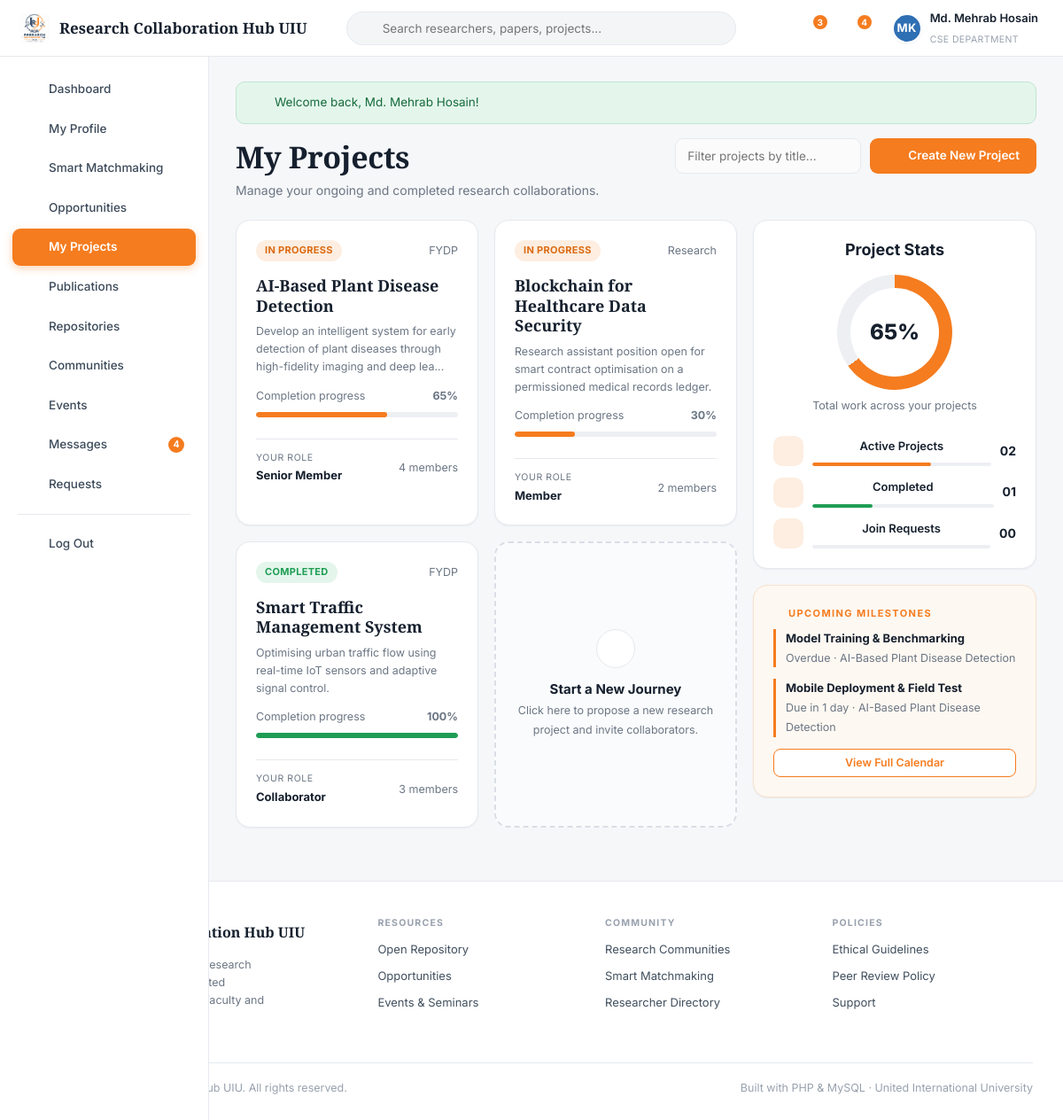
Screenshot of /projects.php (signed in) with the database file from the repository.
### tables this page shows
CREATE TABLE `users` (
  `id`                INT AUTO_INCREMENT PRIMARY KEY,
  `first_name`        VARCHAR(60)  NOT NULL,
  `last_name`         VARCHAR(60)  NOT NULL,
  `email`             VARCHAR(150) NOT NULL UNIQUE,
  `password`          VARCHAR(255) NOT NULL,
  `role`              ENUM('student','faculty','admin') NOT NULL DEFAULT 'student',
  `researcher_type`   ENUM('student_academic','corporate','gov_ngo','medical','non_researcher') DEFAULT 'student_academic',
  `department`        VARCHAR(100) DEFAULT NULL,
  `university`        VARCHAR(150) DEFAULT 'United International University',
  `designation`       VARCHAR(120) DEFAULT NULL,
  `trimester`         VARCHAR(30)  DEFAULT NULL,
  `student_id`        VARCHAR(30)  DEFAULT NULL,
  `cgpa`              DECIMAL(3,2) DEFAULT NULL,
  `bio`               TEXT         DEFAULT NULL,
  `avatar`            VARCHAR(255) DEFAULT NULL,
  `cover`             VARCHAR(255) DEFAULT NULL,
  `phone`             VARCHAR(40)  DEFAULT NULL,
  `city`              VARCHAR(80)  DEFAULT 'Dhaka',
  `linkedin`          VARCHAR(200) DEFAULT NULL,
  `orcid`             VARCHAR(60)  DEFAULT NULL,
  `website`           VARCHAR(200) DEFAULT NULL,
  `availability`      VARCHAR(60)  DEFAULT NULL,
  `preferred_team`    VARCHAR(40)  DEFAULT NULL,
  `open_to_collab`    TINYINT(1)   NOT NULL DEFAULT 1,
  `status`            ENUM('active','suspended') NOT NULL DEFAULT 'active',
  `created_at`        DATETIME     NOT NULL DEFAULT CURRENT_TIMESTAMP
);

CREATE TABLE `projects` (
  `id`               INT AUTO_INCREMENT PRIMARY KEY,
  `owner_id`         INT NOT NULL,
  `title`            VARCHAR(200) NOT NULL,
  `summary`          VARCHAR(400) DEFAULT NULL,
  `description`      TEXT         DEFAULT NULL,
  `objectives`       TEXT         DEFAULT NULL,
  `project_type`     ENUM('FYDP','Thesis','RA','Research','Lab Work') NOT NULL DEFAULT 'Research',
  `status`           ENUM('pending','in_progress','completed') NOT NULL DEFAULT 'in_progress',
  `is_open`          TINYINT(1)   NOT NULL DEFAULT 1,
  `required_members` VARCHAR(30)  DEFAULT '2-3',
  `deadline`         DATE         DEFAULT NULL,
  `progress`         INT          NOT NULL DEFAULT 0,
  `created_at`       DATETIME     NOT NULL DEFAULT CURRENT_TIMESTAMP,
  FOREIGN KEY (`owner_id`) REFERENCES `users`(`id`) ON DELETE CASCADE
);

CREATE TABLE `milestones` (
  `id`          INT AUTO_INCREMENT PRIMARY KEY,
  `project_id`  INT NOT NULL,
  `title`       VARCHAR(200) NOT NULL,
  `description` TEXT DEFAULT NULL,
  `status`      ENUM('completed','in_progress','upcoming') NOT NULL DEFAULT 'upcoming',
  `progress`    INT NOT NULL DEFAULT 0,
  `due_date`    DATE DEFAULT NULL,
  FOREIGN KEY (`project_id`) REFERENCES `projects`(`id`) ON DELETE CASCADE
);

### projects.php (the view, shortened to what the rows shown need)
<?php
$me  = currentUser();
$uid = (int)$me['id'];
$projects = fetchAll(
    'SELECT p.*, pm.member_role,
            (SELECT COUNT(*) FROM project_members m WHERE m.project_id = p.id) AS members
     FROM projects p JOIN project_members pm ON pm.project_id = p.id
     WHERE pm.user_id = ? ORDER BY FIELD(p.status,"in_progress","pending","completed"), p.created_at DESC',
    [$uid]);
$milestones = fetchAll(
    'SELECT m.*, p.title AS project_title FROM milestones m
     JOIN projects p ON p.id = m.project_id
     JOIN project_members pm ON pm.project_id = p.id
     WHERE pm.user_id = ? AND m.status <> "completed" AND m.due_date IS NOT NULL
     ORDER BY m.due_date LIMIT 3', [$uid]);
require_once ROOT_PATH . '/includes/header.php';
?>
<div class="page-head">
  <div>
    <h1>My Projects</h1>
  </div>
</div>
<div class="layout-main-side">
  <div>
    <?php if (!$projects): ?>
      <div class="empty">
        <h3>You are not on any project yet</h3>
        <p class="mb-2">Start your own research project, or apply to an open opportunity.</p>
        <a class="btn btn-primary btn-sm" href="<?= url('project_form.php') ?>">Create a project</a>
        <a class="btn btn-outline btn-sm" href="<?= url('opportunities.php') ?>">Browse opportunities</a>
      </div>
    <?php else: ?>
      <div class="grid grid-2">
        <?php foreach ($projects as $p): ?>
          <div class="card card-hover project-card">
            <div class="flex-between mb-2">
              <span class="badge badge-<?= e($p['status']) ?>"><?= e(statusLabel($p['status'])) ?></span>
              <span class="muted-sm"><?= e($p['project_type']) ?></span>
            </div>
            <h3 style="font-family:var(--serif);font-size:18px;margin-bottom:8px">
              <a href="<?= url('project.php?id=' . (int)$p['id']) ?>" style="color:inherit"><?= e($p['title']) ?></a>
            </h3>
            <p class="muted-sm" style="min-height:42px"><?= e(excerpt($p['summary'], 110)) ?></p>
            <div class="flex-between muted-sm mb-1">
              <span>Completion progress</span><strong><?= (int)$p['progress'] ?>%</strong>
            </div>
            <div class="progress <?= $p['status'] === 'completed' ? 'progress-green' : '' ?>">
              <span style="width:<?= (int)$p['progress'] ?>%"></span>
            </div>
            <div class="flex-between mt-3" style="border-top:1px solid var(--line);padding-top:13px">
              <span>
                <span class="muted-sm" style="display:block;font-size:10.5px;letter-spacing:.6px;text-transform:uppercase">Your role</span>
                <strong style="font-size:13px"><?= e($p['member_role']) ?></strong>
              </span>
              <span class="muted-sm"><?= icon('users', 13) ?> <?= (int)$p['members'] ?> members</span>
            </div>
          </div>
        <?php endforeach; ?>
      </div>
    <?php endif; ?>
  </div>
  <div class="flex-col" style="gap:18px">
    <div class="card" style="background:#FEF8F2;border-color:#F6E2CC">
      <?php if (!$milestones): ?>
        <p class="muted-sm mb-0">No milestones due. Add some inside a project workspace.</p>
      <?php else: foreach ($milestones as $m):
              $days = (int)ceil((strtotime($m['due_date']) - time()) / 86400); ?>
        <div style="border-left:3px solid var(--orange);padding-left:11px;margin-bottom:13px">
          <strong style="font-size:13px;display:block"><?= e($m['title']) ?></strong>
          <span class="muted-sm">
            <?= $days < 0 ? 'Overdue' : ($days === 0 ? 'Due today' : 'Due in ' . $days . ' day' . ($days === 1 ? '' : 's')) ?>
            &middot; <?= e($m['project_title']) ?>
          </span>
        </div>
      <?php endforeach; endif; ?>
    </div>
  </div>
</div>
<?php require_once ROOT_PATH . '/includes/footer.php'; ?>

### includes/header.php (shortened to what the rows shown need)
<?php
require_once ROOT_PATH . '/includes/icons.php';
$layout    = $layout    ?? (isLoggedIn() ? 'app' : 'public');
$me        = currentUser();
?>
<!DOCTYPE html>
<html lang="en">
<head>
<link rel="stylesheet" href="<?= url('assets/css/style.css') ?>">
</head>
<body class="layout-<?= e($layout) ?>">
<?php if ($layout === 'app'): ?>
<header class="topbar">
  <button class="icon-btn menu-toggle" id="menuToggle" aria-label="Toggle menu"><?= icon('menu', 20) ?></button>
  <a class="brand" href="<?= url('dashboard.php') ?>">
    <img src="<?= url('assets/img/logo.jpg') ?>" alt="Logo">
    <span class="brand-name"><?= e(SITE_NAME) ?></span>
  </a>
  <form class="topsearch" action="<?= url('search.php') ?>" method="get" role="search">
    <span class="ico"><?= icon('search', 16) ?></span>
    <input type="search" name="q" placeholder="Search researchers, papers, projects..."
           value="<?= e($_GET['q'] ?? '') ?>">
  </form>
  <div class="topactions">
    <a class="icon-btn" href="<?= url('notifications.php') ?>" title="Notifications">
      <?= icon('bell', 19) ?>
      <?php $nCount = unreadNotifications((int)$me['id']); if ($nCount): ?>
        <span class="dot"><?= $nCount ?></span>
      <?php endif; ?>
    </a>
    <a class="icon-btn" href="<?= url('messages.php') ?>" title="Messages">
      <?= icon('mail', 19) ?>
      <?php $mCount = unreadMessages((int)$me['id']); if ($mCount): ?>
        <span class="dot"><?= $mCount ?></span>
      <?php endif; ?>
    </a>
    <a class="topuser" href="<?= url('profile.php') ?>">
      <?= avatar($me, 34) ?>
      <span>
        <span class="nm"><?= e($me['first_name']) ?></span><br>
        <span class="rl"><?= e($me['department'] ?: ucfirst($me['role'])) ?></span>
      </span>
    </a>
  </div>
</header>
<div class="app">
  <nav class="sidebar" id="sidebar">
    <a href="<?= url('dashboard.php') ?>"     class="<?= isActive('dashboard.php') ? 'active' : '' ?>"><?= icon('dashboard') ?> Dashboard</a>
    <a href="<?= url('profile.php') ?>"       class="<?= isActive('profile.php') || isActive('profile_edit.php') ? 'active' : '' ?>"><?= icon('user') ?> My Profile</a>
    <a href="<?= url('matchmaking.php') ?>"   class="<?= isActive('matchmaking.php') ? 'active' : '' ?>"><?= icon('sparkle') ?> Smart Matchmaking</a>
    <a href="<?= url('opportunities.php') ?>" class="<?= isActive('opportunities.php') || isActive('opportunity.php') ? 'active' : '' ?>"><?= icon('bulb') ?> Opportunities</a>
    <a href="<?= url('projects.php') ?>"      class="<?= isActive('projects.php') || isActive('project.php') || isActive('project_form.php') ? 'active' : '' ?>"><?= icon('folder') ?> My Projects</a>
    <a href="<?= url('publications.php') ?>"  class="<?= isActive('publications.php') || isActive('publication.php') ? 'active' : '' ?>"><?= icon('file') ?> Publications</a>
    <a href="<?= url('repository.php') ?>"    class="<?= isActive('repository.php') ? 'active' : '' ?>"><?= icon('layers') ?> Repositories</a>
    <a href="<?= url('communities.php') ?>"   class="<?= isActive('communities.php') || isActive('community.php') || isActive('post.php') ? 'active' : '' ?>"><?= icon('users') ?> Communities</a>
    <a href="<?= url('events.php') ?>"        class="<?= isActive('events.php') ? 'active' : '' ?>"><?= icon('calendar') ?> Events</a>
    <a href="<?= url('messages.php') ?>"      class="<?= isActive('messages.php') ? 'active' : '' ?>">
      <?= icon('mail') ?> Messages
      <?php if (!empty($mCount)): ?><span class="pill"><?= $mCount ?></span><?php endif; ?>
    </a>
    <a href="<?= url('requests.php') ?>"      class="<?= isActive('requests.php') ? 'active' : '' ?>"><?= icon('user-plus') ?> Requests</a>
    <div class="sidebar-sep"></div>
    <a href="<?= url('logout.php') ?>"><?= icon('logout') ?> Log Out</a>
  </nav>
  <main class="app-main">
    <?php foreach (getFlashes() as $f): ?>
      <div class="alert alert-<?= e($f['type']) ?>"><?= icon($f['type'] === 'success' ? 'check-circle' : 'help', 17) ?><span><?= e($f['message']) ?></span></div>
    <?php endforeach; ?>
<?php endif; ?>

### includes/icons.php (shortened to what the rows shown need)
<?php
function icon(string $name, int $size = 18, string $class = ''): string
{
    $body = $paths[$name] ?? $paths['help'];
    return '<svg class="ic ' . htmlspecialchars($class) . '" xmlns="http://www.w3.org/2000/svg" width="' . $size
         . '" height="' . $size . '" viewBox="0 0 24 24" fill="none" stroke="currentColor" stroke-width="1.9"'
         . ' stroke-linecap="round" stroke-linejoin="round" aria-hidden="true">' . $body . '</svg>';
}

### includes/functions.php (shortened to what the rows shown need)
<?php
function e($value): string
{
    return htmlspecialchars((string)$value, ENT_QUOTES, 'UTF-8');
}
function url(string $path = ''): string
{
    return BASE_URL . ltrim($path, '/');
}
function getFlashes(): array
{
    $f = $_SESSION['flash'] ?? [];
    return $f;
}
function isLoggedIn(): bool
{
    return !empty($_SESSION['user_id']);
}
function currentUser(): ?array
{
    static $user = null;
    static $loaded = false;
    if ($loaded) { return $user; }
    $loaded = true;
    $user = fetchOne('SELECT * FROM users WHERE id = ? AND status = "active"', [$_SESSION['user_id']]);
    return $user;
}
function fullName(array $user): string
{
    return trim($user['first_name'] . ' ' . $user['last_name']);
}
function initials(array $user): string
{
    return strtoupper(substr($user['first_name'], 0, 1) . substr($user['last_name'], 0, 1));
}
function avatarUrl(?array $user): string
{
    return '';
}
function avatar(?array $user, int $size = 40, string $extraClass = ''): string
{
    $src = avatarUrl($user);
    $style = 'width:' . $size . 'px;height:' . $size . 'px;';
    $palette = ['#12305B', '#F57C1F', '#2F6FB3', '#B9541B', '#3E5C76', '#8A4B08'];
    $bg      = $palette[((int)$user['id']) % count($palette)];
    $font    = max(10, (int)round($size * 0.38));
    return '<span class="avatar avatar-initials ' . e($extraClass) . '" style="' . $style
         . 'background:' . $bg . ';font-size:' . $font . 'px" title="' . e(fullName($user)) . '">'
         . e(initials($user)) . '</span>';
}
function excerpt(?string $text, int $limit = 140): string
{
    $text = trim(strip_tags((string)$text));
    if (mb_strlen($text) <= $limit) { return $text; }
    return mb_substr($text, 0, $limit) . '...';
}
function unreadNotifications(int $uid): int
{
    return (int)fetchValue('SELECT COUNT(*) FROM notifications WHERE user_id = ? AND is_read = 0', [$uid]);
}
function unreadMessages(int $uid): int
{
    return (int)fetchValue('SELECT COUNT(*) FROM messages WHERE receiver_id = ? AND is_read = 0', [$uid]);
}
function isActive(string $page): bool
{
    return basename($_SERVER['PHP_SELF']) === $page;
}
function statusLabel(string $status): string
{
    return match ($status) {
        'in_progress' => 'In Progress',
        'completed'   => 'Completed',
        'pending'     => 'Pending Approval',
        default       => ucfirst(str_replace('_', ' ', $status)),
    };
}

### rows the page displays
users: initials($user) "MK", first_name "Md. Mehrab Hosain", department "CSE DEPARTMENT"
projects: status "IN PROGRESS", project_type "FYDP", title "AI-Based Plant Disease Detection", summary "Develop an intelligent system for early detection of plant diseases through high-fidelity imaging and deep lea...", progress "65", member_role "Senior Member", $size 13 (drawn), members "4"
projects: status "IN PROGRESS", project_type "Research", title "Blockchain for Healthcare Data Security", summary "Research assistant position open for smart contract optimisation on a permissioned medical records ledger.", progress "30", member_role "Member", $size 13 (drawn), members "2"
projects: status "COMPLETED", project_type "FYDP", title "Smart Traffic Management System", summary "Optimising urban traffic flow using real-time IoT sensors and adaptive signal control.", progress "100", member_role "Collaborator", $size 13 (drawn), members "3"
milestones: title "Model Training & Benchmarking", due_date "Overdue", project.title "AI-Based Plant Disease Detection"
milestones: title "Mobile Deployment & Field Test", due_date "1", project.title "AI-Based Plant Disease Detection"

### other values shown
SITE_NAME "Research Collaboration Hub UIU"
$nCount "3"
$mCount "4"
$f['message'] "Welcome back, Md. Mehrab Hosain!"
$totalProgress "65"
str_pad((string)$active, 2, '0', STR_PAD_LEFT) "02"
str_pad((string)$completed, 2, '0', STR_PAD_LEFT) "01"
str_pad((string)$invites, 2, '0', STR_PAD_LEFT) "00"
